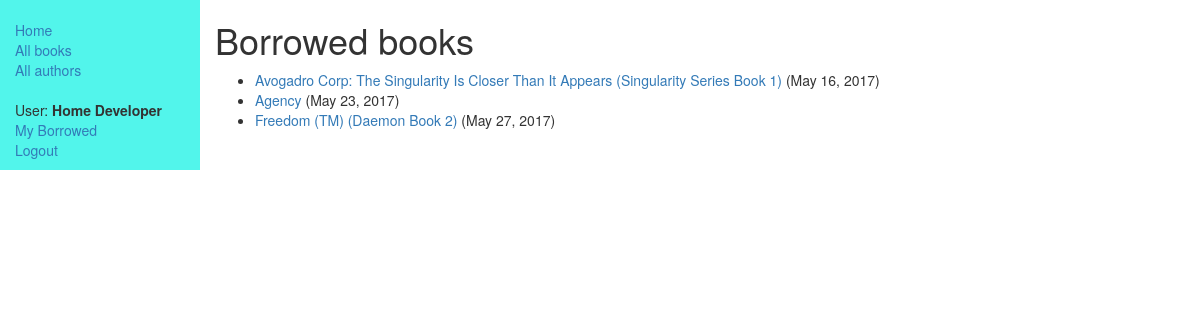
/catalog/mybooks/ (signed in), run on the app's committed database.
### catalog/models.py (models this page shows, shortened)
class BookInstance(models.Model):
    id = models.UUIDField(primary_key=True, default=uuid.uuid4, help_text="Unique ID for this particular copy of the book")
    book = models.ForeignKey(Book, on_delete=models.SET_NULL, null=True)
    imprint = models.CharField(max_length=200)
    due_back = models.DateField(null=True, blank=True)
    borrower = models.ForeignKey(User, on_delete=models.SET_NULL, null=True, blank=True)
    LOAN_STATUS = (
        ('d', 'Maintenance'),
        ('o', 'On Loan'),
        ('a', 'Available'),
        ('r', 'Reserved'),
    )
    status = models.CharField(max_length=1, choices=LOAN_STATUS, blank=True, default='d', help_text="Book Availability")
    @property
    def is_overdue(self):
        if date.today() > self.due_back:
            return True
        return False
    class Meta:
        ordering = ["due_back"]
        permissions = (("can_mark_as_returned", "Set book as returned"),)

class Book(models.Model):
    title = models.CharField(max_length=200)
    author = models.ForeignKey('Author', on_delete=models.SET_NULL, null=True)
    summary = models.TextField(max_length=1000, help_text="Enter a brief summary for the book here.")
    isbn = models.CharField('ISBN', max_length=13, help_text='13 Character <a href="https://www.isbn-international.org/content/what-isbn">ISBN number</a>')
    genre = models.ManyToManyField(Genre, help_text="Select a genre for this book")
    def display_genre(self):
        return ', '.join(genre.name for genre in self.genre.all()[:3])
    display_genre.short_description = 'Genre'

### catalog/views.py (the view)
class LoanedBooksByUserListView(LoginRequiredMixin, generic.ListView):
    model = BookInstance
    template_name = 'catalog/bookinstance_list_borrowed_user.html'
    paginate_by = 10
    def get_queryset(self):
        return BookInstance.objects.filter(borrower=self.request.user).filter(status__exact='o').order_by('due_back')

### catalog/templates/catalog/bookinstance_list_borrowed_user.html (shortened to what this page needs)
{% extends "base.html" %}
{% block content %}
<h1>Borrowed books</h1>
   {% if bookinstance_list %}
   <ul>
     {% for bookinst in bookinstance_list %}
     <li class="{% if bookinst.is_overdue %}text-danger{% endif %}">
       <a href="{% url 'book-detail' bookinst.book.pk %}">{{bookinst.book.title}}</a> ({{ bookinst.due_back }})
     </li>
     {% endfor %}
   </ul>
   {% else %}
     <p>There are no books borrowed.</p>
   {% endif %}
{% endblock content %}

### catalog/templates/base.html (shortened to what this page needs)
<!DOCTYPE html>
<html lang="en">
<head>
  <link rel="stylesheet" href="https://maxcdn.bootstrapcdn.com/bootstrap/3.3.7/css/bootstrap.min.css">
  {% load static %}
  <link rel="stylesheet" href="{% static 'css/styles.css' %}">
</head>
<body>
  <div class="container-fluid">
    <div class="row">
      <div class="col-sm-2 mysidebar">
      {% block sidebar %}
      <ul class="sidebar-nav">
          <li><a href="{% url 'index' %}">Home</a></li>
          <li><a href="{% url 'books' %}">All books</a></li>
          <li><a href="{% url 'authors' %}">All authors</a></li>
      </ul>
      <ul class="sidebar-nav">
          {% if user.is_authenticated %}
             <li>User: <strong>{{ user.get_full_name }}</strong></li>
             <li><a href="{% url 'my-borrowed' %}">My Borrowed</a></li>
             <li><a href="{% url 'logout'%}?next={{request.path}}">Logout</a></li>
          {% else %}
             <li><a href="{% url 'login'%}?next={{request.path}}">Login</a></li>
          {% endif %}
      </ul>
     {% endblock %}
      </div>
      <div class="col-sm-10 ">
      {% block content %}{% endblock content %}
      </div>
    </div>
  </div>
</body>
</html>

### catalog/static/css/styles.css (style rules this page uses)
.sidebar-nav { margin-top: 20px; padding: 0; list-style: none; }
.mysidebar { background-color: #52f5eb; }

### data on the page
BookInstance: book "Avogadro Corp: The Singularity Is Closer Than It Appears (Singularity Series Book 1)", due_back "May 16, 2017"
BookInstance: book "Agency", due_back "May 23, 2017"
BookInstance: book "Freedom (TM) (Daemon Book 2)", due_back "May 27, 2017"

### other printed values
{{ user.get_full_name }} "Home Developer"
